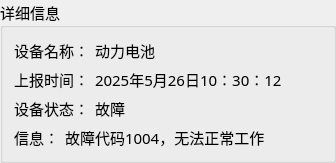
    <widget class="QGroupBox" name="groupBox">
     <property name="font">
      <font>
       <family>黑体</family>
       <pointsize>11</pointsize>
      </font>
     </property>
     <property name="title">
      <string>详细信息</string>
     </property>
     <layout class="QVBoxLayout" name="verticalLayout">
      <item>
       <layout class="QHBoxLayout" name="horizontalLayout" stretch="2,2,15">
        <item>
         <widget class="QLabel" name="label_51">
          <property name="text">
           <string>设备名称：</string>
          </property>
         </widget>
        </item>
        <item>
         <widget class="QLabel" name="label_55">
          <property name="text">
           <string>动力电池</string>
          </property>
         </widget>
        </item>
        <item>
         <spacer name="horizontalSpacer_4">
          <property name="orientation">
           <enum>Qt::Horizontal</enum>
          </property>
          <property name="sizeHint" stdset="0">
           <size>
            <width>40</width>
            <height>20</height>
           </size>
          </property>
         </spacer>
        </item>
       </layout>
      </item>
      <item>
       <layout class="QHBoxLayout" name="horizontalLayout_15">
        <item>
         <widget class="QLabel" name="label_52">
          <property name="text">
           <string>上报时间：</string>
          </property>
         </widget>
        </item>
        <item>
         <widget class="QLabel" name="label_56">
          <property name="text">
           <string>2025年5月26日10：30：12</string>
          </property>
         </widget>
        </item>
        <item>
         <spacer name="horizontalSpacer_5">
          <property name="orientation">
           <enum>Qt::Horizontal</enum>
          </property>
          <property name="sizeHint" stdset="0">
           <size>
            <width>40</width>
            <height>20</height>
           </size>
          </property>
         </spacer>
        </item>
       </layout>
      </item>
      <item>
       <layout class="QHBoxLayout" name="horizontalLayout_16">
        <item>
         <widget class="QLabel" name="label_53">
          <property name="text">
           <string>设备状态：</string>
          </property>
         </widget>
        </item>
        <item>
         <widget class="QLabel" name="label_57">
          <property name="text">
           <string>故障</string>
          </property>
         </widget>
        </item>
        <item>
         <spacer name="horizontalSpacer_6">
          <property name="orientation">
           <enum>Qt::Horizontal</enum>
          </property>
          <property name="sizeHint" stdset="0">
           <size>
            <width>40</width>
            <height>20</height>
           </size>
          </property>
         </spacer>
        </item>
       </layout>
      </item>
      <item>
       <layout class="QHBoxLayout" name="horizontalLayout_17">
        <item>
         <widget class="QLabel" name="label_54">
          <property name="text">
           <string>信息：</string>
          </property>
         </widget>
        </item>
        <item>
         <widget class="QLabel" name="label_58">
          <property name="text">
           <string>故障代码1004，无法正常工作</string>
          </property>
         </widget>
        </item>
        <item>
         <spacer name="horizontalSpacer_7">
          <property name="orientation">
           <enum>Qt::Horizontal</enum>
          </property>
          <property name="sizeHint" stdset="0">
           <size>
            <width>40</width>
            <height>20</height>
           </size>
          </property>
         </spacer>
        </item>
       </layout>
      </item>
     </layout>
    </widget>
